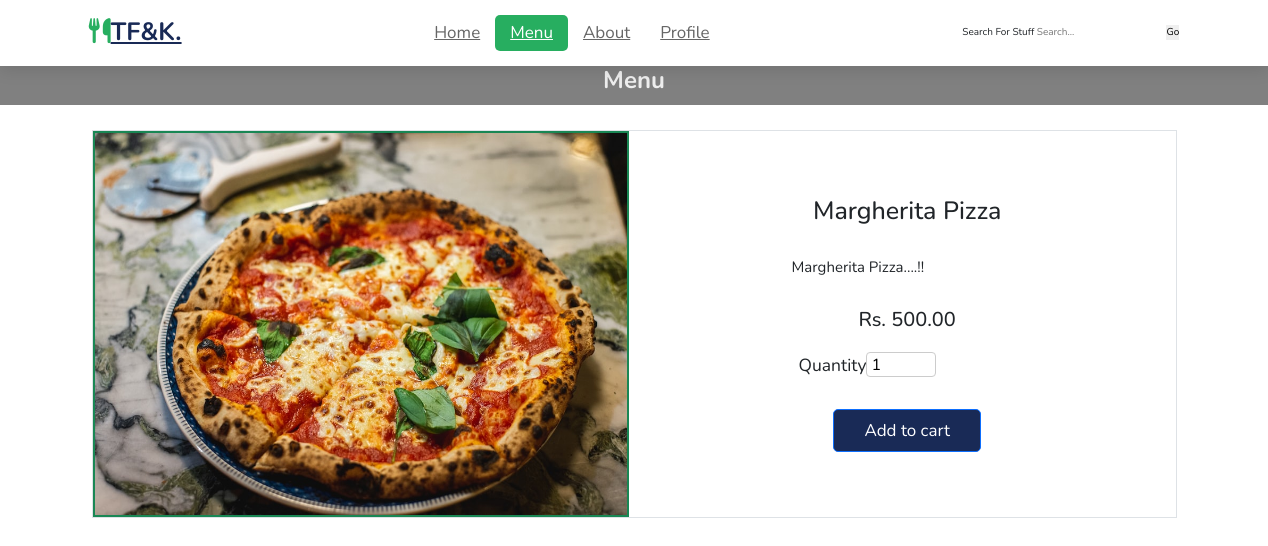
Page /orderitem/5/ (signed in) on the committed database.
### ForkAndKnife/models.py (models this page shows, shortened)
class Menu(models.Model):
    menu_item_id = models.AutoField;
    name = models.CharField(max_length=100)
    desctription = models.CharField(max_length=250)
    price = models.DecimalField(max_digits=6, decimal_places=2)
    item_image = models.ImageField(upload_to='media')
    category_id = models.ForeignKey(Category, on_delete=models.CASCADE)
    sub_category_id = models.ForeignKey(SubCategory, on_delete=models.CASCADE)

### ForkAndKnife/views.py (the view, shortened to what this page needs)
# urls.py: path('orderitem/<int:id>/', views.orderItem, name="orderPage",),
@login_required
def orderItem(request, id):
    order = get_object_or_404(Menu, id = id)
    return render(request, "ForkAndKnife/orderMenu.html", { 'order': order})

### ForkAndKnife/templates/ForkAndKnife/orderMenu.html (shortened to what this page needs)
{%load static%}
<!doctype html>
<html lang="en">
<head>
  <link href="https://cdn.jsdelivr.net/npm/bootstrap@5.2.0/dist/css/bootstrap.min.css" rel="stylesheet"
>
  <link rel="stylesheet" href="https://cdnjs.cloudflare.com/ajax/libs/font-awesome/6.1.1/css/all.min.css">
  <link rel="stylesheet" href="https://cdn.jsdelivr.net/npm/swiper@9/swiper-bundle.min.css"/>
  <link rel="stylesheet" href="{% static 'css/menu.css'%}">
  <link rel="stylesheet" href="{% static 'css/index.css' %}">
</head>
<body>
  <header>
    <a href="{% url 'homePage' %}" class="logo"><i class="fa-solid fa-utensils"></i>TF&K.</a>
    <nav class="navbar">
      <a href="{% url 'homePage' %}">home</a>
      <a href="{% url 'menuPage' %}" class="active">menu</a>
      <a href="{% url 'aboutPage' %}">about</a>
      {% if user.is_authenticated %}
      <a href="{% url 'profilePage' %}">Profile</a>
      {%endif%}
    </nav>
    <div class="icons">
      <form onsubmit="event.preventDefault();" role="search" class="d-inline">
        <label for="search">Search for stuff</label>
        <input id="search" type="search" placeholder="Search..." autofocus required />
        <button type="submit">Go</button>
      </form>
    </div>
  </header>
  <div class="subko-heading"><h3>Menu</h3> </div>
  <div class="container">
    <div class="d-flex justify-content-between gap-3 border">
        <div class="order-photo border border-success border-2">
            <img src="{{order.item_image.url}}" alt="" width="100%" height="100%">
        </div>
        <div class="order-details text-center">
            <h4 class="fs-1">{{order.name}}</h4>
            <p class="fs-4 ma my-5">{{order.desctription}}</p>
            <h2> Rs. {{order.price}}</h2>
            <div class="input-group margin">
              <span class="fs-3">quantity</span>
                <form method="POST" action="">
               <input id="quantityInput" style="width: 70px; height: 25px; padding: 5px; border: 1px solid #ccc; border-radius: 4px;
                 font-size: 16px;" type="number" name="quantity"  method = "post" value="1" min="0">
                </div>
        <button class="btn btn-primary " type="submit">Add to cart</button>
        </div>
      </div>
</body>
</html>

### static/css/menu.css (style rules this page uses)
* { font-family: "Nunito", sans-serif; margin: 0; padding: 0; -webkit-box-sizing: border-box; box-sizing: border-box; text-decoration: none; outline: none; border: none; text-transform: capitalize; -webkit-transition: all 0.3s linear; -o-transition: all 0.3s linear; transition: all 0.3s linear; }
@media (min-width: 992px) { .container { max-width: 1100px; } }
html { font-size: 62.5%; overflow-x: hidden; scroll-padding-top: 5.5rem; scroll-behavior: smooth; }
.btn { margin-top: 1rem; display: inline-block; font-size: 1.7rem; color: #fff; background: #192a56; border-radius: 0.5rem; cursor: pointer; padding: 0.8rem 3rem; }
.subko-heading { text-align: center; margin: 4% 0 2%; padding: 15px 0 5px; background-color: gray; }
.subko-heading h3 { font-size: x-large; font-weight: 700; color: #eee; }
header { position: fixed; top: 0; left: 0; right: 0; background: #fff; padding: 1rem 7%; display: -webkit-box; display: -ms-flexbox; display: flex; -webkit-box-align: center; -ms-flex-align: center; align-items: center; -webkit-box-pack: justify; -ms-flex-pack: justify; justify-content: space-between; z-index: 999; -webkit-box-shadow: 0 0.5rem 1.5rem rgba(0, 0, 0, 0.1); box-shadow: 0 0.5rem 1.5rem rgba(0, 0, 0, 0.1); }
header .logo { color: #192a56; font-size: 2.5rem; font-weight: bolder; }
header .logo i { color: #27ae60; }
header .navbar a { font-size: 1.7rem; border-radius: 0.5rem; padding: 0.5rem 1.5rem; color: #666; }
header .navbar a.active, header .navbar a:hover { color: #fff; background: #27ae60; }
.order-photo { -ms-flex-preferred-size: 50%; flex-basis: 50%; }
.order-details { -ms-flex-preferred-size: 50%; flex-basis: 50%; padding: 6% 2%; }
.order-details p { max-width: 80%; }
.order-details .margin { margin: 20px 28%; }

### static/css/index.css (style rules this page uses)
* { font-family: "Nunito", sans-serif; margin: 0; padding: 0; -webkit-box-sizing: border-box; box-sizing: border-box; text-decoration: none; outline: none; border: none; text-transform: capitalize; -webkit-transition: all 0.3s linear; -o-transition: all 0.3s linear; transition: all 0.3s linear; }
@media (min-width: 992px) { .container { max-width: 1100px; } }
html { font-size: 62.5%; overflow-x: hidden; scroll-padding-top: 5.5rem; scroll-behavior: smooth; }
.btn { margin-top: 1rem; display: inline-block; font-size: 1.7rem; color: #fff; background: #192a56; border-radius: 0.5rem; cursor: pointer; padding: 0.8rem 3rem; }
.subko-heading { text-align: center; margin: 4% 0 2%; padding: 15px 0 5px; background-color: gray; }
.subko-heading h3 { font-size: x-large; font-weight: 700; color: #eee; }
header { position: fixed; top: 0; left: 0; right: 0; background: #fff; padding: 1rem 7%; display: -webkit-box; display: -ms-flexbox; display: flex; -webkit-box-align: center; -ms-flex-align: center; align-items: center; -webkit-box-pack: justify; -ms-flex-pack: justify; justify-content: space-between; z-index: 999; -webkit-box-shadow: 0 0.5rem 1.5rem rgba(0, 0, 0, 0.1); box-shadow: 0 0.5rem 1.5rem rgba(0, 0, 0, 0.1); }
header .logo { color: #192a56; font-size: 2.5rem; font-weight: bolder; }
header .logo i { color: #27ae60; }
header .navbar a { font-size: 1.7rem; border-radius: 0.5rem; padding: 0.5rem 1.5rem; color: #666; }
header .navbar a.active, header .navbar a:hover { color: #fff; background: #27ae60; }

### rows in the picture
Menu: item_image (picture), name "Margherita Pizza", desctription "Margherita Pizza....!!", price "500.00"
